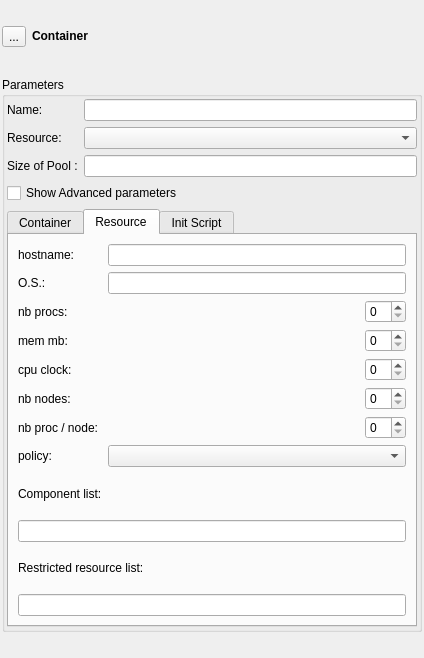
<?xml version="1.0" encoding="UTF-8"?>
<ui version="4.0">
 <class>fm_hpcontainer</class>
 <widget class="QWidget" name="fm_hpcontainer">
  <property name="geometry">
   <rect>
    <x>0</x>
    <y>0</y>
    <width>424</width>
    <height>658</height>
   </rect>
  </property>
  <property name="windowTitle">
   <string>Form</string>
  </property>
  <layout class="QVBoxLayout" name="verticalLayout_2">
   <property name="margin">
    <number>2</number>
   </property>
   <item>
    <layout class="QHBoxLayout" name="horizontalLayout">
     <item>
      <widget class="QToolButton" name="tb_container">
       <property name="text">
        <string>...</string>
       </property>
       <property name="checkable">
        <bool>true</bool>
       </property>
      </widget>
     </item>
     <item>
      <widget class="QLabel" name="label">
       <property name="sizePolicy">
        <sizepolicy hsizetype="Preferred" vsizetype="Fixed">
         <horstretch>0</horstretch>
         <verstretch>0</verstretch>
        </sizepolicy>
       </property>
       <property name="font">
        <font>
         <weight>75</weight>
         <bold>true</bold>
        </font>
       </property>
       <property name="text">
        <string>Container</string>
       </property>
      </widget>
     </item>
     <item>
      <spacer name="horizontalSpacer_7">
       <property name="orientation">
        <enum>Qt::Horizontal</enum>
       </property>
       <property name="sizeHint" stdset="0">
        <size>
         <width>40</width>
         <height>20</height>
        </size>
       </property>
      </spacer>
     </item>
    </layout>
   </item>
   <item>
    <widget class="QGroupBox" name="gb_basic">
     <property name="sizePolicy">
      <sizepolicy hsizetype="Preferred" vsizetype="Fixed">
       <horstretch>0</horstretch>
       <verstretch>0</verstretch>
      </sizepolicy>
     </property>
     <property name="title">
      <string>Parameters</string>
     </property>
     <layout class="QGridLayout" name="gridLayout_4">
      <property name="margin">
       <number>2</number>
      </property>
      <item row="0" column="0">
       <widget class="QLabel" name="label_2">
        <property name="text">
         <string>Name:</string>
        </property>
       </widget>
      </item>
      <item row="0" column="1">
       <widget class="QLineEdit" name="le_name">
        <property name="toolTip">
         <string>identification of the container in schema</string>
        </property>
       </widget>
      </item>
      <item row="1" column="0">
       <widget class="QLabel" name="label_4">
        <property name="text">
         <string>Resource:</string>
        </property>
       </widget>
      </item>
      <item row="1" column="1">
       <widget class="ComboBox" name="cb_resource">
        <property name="toolTip">
         <string>name of the resource hosting container when manually set</string>
        </property>
       </widget>
      </item>
      <item row="2" column="0">
       <widget class="QLabel" name="label_15">
        <property name="text">
         <string>Size of Pool :</string>
        </property>
       </widget>
      </item>
      <item row="4" column="0" colspan="2">
       <widget class="QCheckBox" name="ch_advance">
        <property name="text">
         <string>Show Advanced parameters</string>
        </property>
       </widget>
      </item>
      <item row="5" column="0" colspan="2">
       <widget class="QTabWidget" name="tw_advance">
        <property name="currentIndex">
         <number>1</number>
        </property>
        <widget class="QWidget" name="tab">
         <attribute name="title">
          <string>Container</string>
         </attribute>
         <layout class="QGridLayout" name="gridLayout_2">
          <item row="0" column="0" colspan="2">
           <widget class="QLabel" name="label_3">
            <property name="text">
             <string>container name:</string>
            </property>
           </widget>
          </item>
          <item row="0" column="2">
           <widget class="QLineEdit" name="le_contname">
            <property name="toolTip">
             <string>name of the container when instanciated at runtime</string>
            </property>
           </widget>
          </item>
          <item row="1" column="0">
           <widget class="QLabel" name="label_9">
            <property name="text">
             <string>mode:</string>
            </property>
           </widget>
          </item>
          <item row="2" column="0" colspan="2">
           <widget class="QLabel" name="label_12">
            <property name="text">
             <string>working dir:</string>
            </property>
           </widget>
          </item>
          <item row="2" column="2">
           <widget class="QLineEdit" name="le_workdir"/>
          </item>
          <item row="3" column="0" colspan="3">
           <widget class="QGroupBox" name="groupBox_2">
            <property name="title">
             <string>Parallel parameters</string>
            </property>
            <layout class="QGridLayout" name="gridLayout">
             <item row="0" column="0">
              <widget class="QLabel" name="label_16">
               <property name="text">
                <string>nb procs:</string>
               </property>
              </widget>
             </item>
             <item row="0" column="3">
              <widget class="QSpinBox" name="sb_nbprocpar">
               <property name="sizePolicy">
                <sizepolicy hsizetype="Fixed" vsizetype="Fixed">
                 <horstretch>0</horstretch>
                 <verstretch>0</verstretch>
                </sizepolicy>
               </property>
              </widget>
             </item>
             <item row="1" column="0" colspan="4">
              <widget class="QCheckBox" name="ch_mpi">
               <property name="sizePolicy">
                <sizepolicy hsizetype="Minimum" vsizetype="Fixed">
                 <horstretch>0</horstretch>
                 <verstretch>0</verstretch>
                </sizepolicy>
               </property>
               <property name="layoutDirection">
                <enum>Qt::RightToLeft</enum>
               </property>
               <property name="autoFillBackground">
                <bool>false</bool>
               </property>
               <property name="text">
                <string>MPI container</string>
               </property>
              </widget>
             </item>
             <item row="2" column="0" colspan="2">
              <widget class="QLabel" name="label_17">
               <property name="text">
                <string>PaCO++ lib:</string>
               </property>
              </widget>
             </item>
             <item row="2" column="2" colspan="2">
              <widget class="ComboBox" name="cb_parallel">
               <property name="editable">
                <bool>false</bool>
               </property>
              </widget>
             </item>
             <item row="0" column="2">
              <spacer name="horizontalSpacer">
               <property name="orientation">
                <enum>Qt::Horizontal</enum>
               </property>
               <property name="sizeHint" stdset="0">
                <size>
                 <width>50</width>
                 <height>20</height>
                </size>
               </property>
              </spacer>
             </item>
            </layout>
           </widget>
          </item>
          <item row="4" column="1">
           <spacer name="verticalSpacer">
            <property name="orientation">
             <enum>Qt::Vertical</enum>
            </property>
            <property name="sizeHint" stdset="0">
             <size>
              <width>20</width>
              <height>168</height>
             </size>
            </property>
           </spacer>
          </item>
          <item row="1" column="2">
           <widget class="QLineEdit" name="cb_mode">
            <property name="readOnly">
             <bool>true</bool>
            </property>
           </widget>
          </item>
         </layout>
        </widget>
        <widget class="QWidget" name="tab_2">
         <attribute name="title">
          <string>Resource</string>
         </attribute>
         <layout class="QGridLayout" name="gridLayout_3">
          <item row="0" column="0">
           <widget class="QLabel" name="label_19">
            <property name="text">
             <string>hostname:</string>
            </property>
           </widget>
          </item>
          <item row="0" column="1" colspan="2">
           <widget class="QLineEdit" name="le_hostname"/>
          </item>
          <item row="1" column="0">
           <widget class="QLabel" name="label_13">
            <property name="text">
             <string>O.S.:</string>
            </property>
           </widget>
          </item>
          <item row="1" column="1" colspan="2">
           <widget class="QLineEdit" name="le_os"/>
          </item>
          <item row="2" column="0">
           <widget class="QLabel" name="label_20">
            <property name="text">
             <string>nb procs:</string>
            </property>
           </widget>
          </item>
          <item row="2" column="1">
           <spacer name="horizontalSpacer_2">
            <property name="orientation">
             <enum>Qt::Horizontal</enum>
            </property>
            <property name="sizeHint" stdset="0">
             <size>
              <width>20</width>
              <height>20</height>
             </size>
            </property>
           </spacer>
          </item>
          <item row="2" column="2">
           <widget class="QSpinBox" name="sb_nbproc">
            <property name="sizePolicy">
             <sizepolicy hsizetype="Fixed" vsizetype="Fixed">
              <horstretch>0</horstretch>
              <verstretch>0</verstretch>
             </sizepolicy>
            </property>
           </widget>
          </item>
          <item row="3" column="0">
           <widget class="QLabel" name="label_5">
            <property name="text">
             <string>mem mb:</string>
            </property>
           </widget>
          </item>
          <item row="3" column="1">
           <spacer name="horizontalSpacer_3">
            <property name="orientation">
             <enum>Qt::Horizontal</enum>
            </property>
            <property name="sizeHint" stdset="0">
             <size>
              <width>20</width>
              <height>20</height>
             </size>
            </property>
           </spacer>
          </item>
          <item row="3" column="2">
           <widget class="QSpinBox" name="sb_mem">
            <property name="sizePolicy">
             <sizepolicy hsizetype="Fixed" vsizetype="Fixed">
              <horstretch>0</horstretch>
              <verstretch>0</verstretch>
             </sizepolicy>
            </property>
            <property name="toolTip">
             <string>required memory (megaBytes)</string>
            </property>
           </widget>
          </item>
          <item row="4" column="0">
           <widget class="QLabel" name="label_6">
            <property name="text">
             <string>cpu clock:</string>
            </property>
           </widget>
          </item>
          <item row="4" column="1">
           <spacer name="horizontalSpacer_4">
            <property name="orientation">
             <enum>Qt::Horizontal</enum>
            </property>
            <property name="sizeHint" stdset="0">
             <size>
              <width>20</width>
              <height>20</height>
             </size>
            </property>
           </spacer>
          </item>
          <item row="4" column="2">
           <widget class="QSpinBox" name="sb_cpu">
            <property name="sizePolicy">
             <sizepolicy hsizetype="Fixed" vsizetype="Fixed">
              <horstretch>0</horstretch>
              <verstretch>0</verstretch>
             </sizepolicy>
            </property>
            <property name="toolTip">
             <string>required cpu clock frequency (MHz)</string>
            </property>
           </widget>
          </item>
          <item row="5" column="0">
           <widget class="QLabel" name="label_8">
            <property name="text">
             <string>nb nodes:</string>
            </property>
           </widget>
          </item>
          <item row="5" column="1">
           <spacer name="horizontalSpacer_5">
            <property name="orientation">
             <enum>Qt::Horizontal</enum>
            </property>
            <property name="sizeHint" stdset="0">
             <size>
              <width>20</width>
              <height>20</height>
             </size>
            </property>
           </spacer>
          </item>
          <item row="5" column="2">
           <widget class="QSpinBox" name="sb_nbNodes">
            <property name="sizePolicy">
             <sizepolicy hsizetype="Fixed" vsizetype="Fixed">
              <horstretch>0</horstretch>
              <verstretch>0</verstretch>
             </sizepolicy>
            </property>
           </widget>
          </item>
          <item row="6" column="0">
           <widget class="QLabel" name="label_7">
            <property name="text">
             <string>nb proc / node:</string>
            </property>
           </widget>
          </item>
          <item row="6" column="1">
           <spacer name="horizontalSpacer_6">
            <property name="orientation">
             <enum>Qt::Horizontal</enum>
            </property>
            <property name="sizeHint" stdset="0">
             <size>
              <width>20</width>
              <height>20</height>
             </size>
            </property>
           </spacer>
          </item>
          <item row="6" column="2">
           <widget class="QSpinBox" name="sb_procNode">
            <property name="sizePolicy">
             <sizepolicy hsizetype="Fixed" vsizetype="Fixed">
              <horstretch>0</horstretch>
              <verstretch>0</verstretch>
             </sizepolicy>
            </property>
           </widget>
          </item>
          <item row="7" column="0">
           <widget class="QLabel" name="label_14">
            <property name="text">
             <string>policy:</string>
            </property>
           </widget>
          </item>
          <item row="8" column="0">
           <widget class="QLabel" name="label_10">
            <property name="sizePolicy">
             <sizepolicy hsizetype="Preferred" vsizetype="Preferred">
              <horstretch>0</horstretch>
              <verstretch>0</verstretch>
             </sizepolicy>
            </property>
            <property name="text">
             <string>Component list:</string>
            </property>
           </widget>
          </item>
          <item row="9" column="0" colspan="3">
           <widget class="QLineEdit" name="le_compolist">
            <property name="toolTip">
             <string>example: GEOM, SMESH</string>
            </property>
           </widget>
          </item>
          <item row="10" column="0" colspan="2">
           <widget class="QLabel" name="label_21">
            <property name="sizePolicy">
             <sizepolicy hsizetype="MinimumExpanding" vsizetype="Preferred">
              <horstretch>0</horstretch>
              <verstretch>0</verstretch>
             </sizepolicy>
            </property>
            <property name="text">
             <string>Restricted resource list:</string>
            </property>
           </widget>
          </item>
          <item row="11" column="0" colspan="3">
           <widget class="QLineEdit" name="le_resourceList">
            <property name="toolTip">
             <string>example: machine1, machine2</string>
            </property>
           </widget>
          </item>
          <item row="7" column="1" colspan="2">
           <widget class="ComboBox" name="cb_policy">
            <property name="editable">
             <bool>false</bool>
            </property>
            <property name="maxVisibleItems">
             <number>3</number>
            </property>
           </widget>
          </item>
         </layout>
        </widget>
        <widget class="QWidget" name="Initialize">
         <property name="maximumSize">
          <size>
           <width>16777215</width>
           <height>16777215</height>
          </size>
         </property>
         <attribute name="title">
          <string>Init Script</string>
         </attribute>
         <layout class="QGridLayout" name="gridLayout_5">
          <item row="0" column="0">
           <layout class="QVBoxLayout" name="verticalLayout_3">
            <item>
             <widget class="QTextEdit" name="textEdit"/>
            </item>
           </layout>
          </item>
         </layout>
        </widget>
       </widget>
      </item>
      <item row="2" column="1">
       <widget class="QLineEdit" name="cb_poolsize"/>
      </item>
     </layout>
    </widget>
   </item>
  </layout>
 </widget>
 <customwidgets>
  <customwidget>
   <class>ComboBox</class>
   <extends>QComboBox</extends>
   <header>FormComponent.hxx</header>
  </customwidget>
 </customwidgets>
 <resources/>
 <connections>
  <connection>
   <sender>ch_advance</sender>
   <signal>toggled(bool)</signal>
   <receiver>tw_advance</receiver>
   <slot>setShown(bool)</slot>
   <hints>
    <hint type="sourcelabel">
     <x>140</x>
     <y>171</y>
    </hint>
    <hint type="destinationlabel">
     <x>135</x>
     <y>202</y>
    </hint>
   </hints>
  </connection>
 </connections>
</ui>
